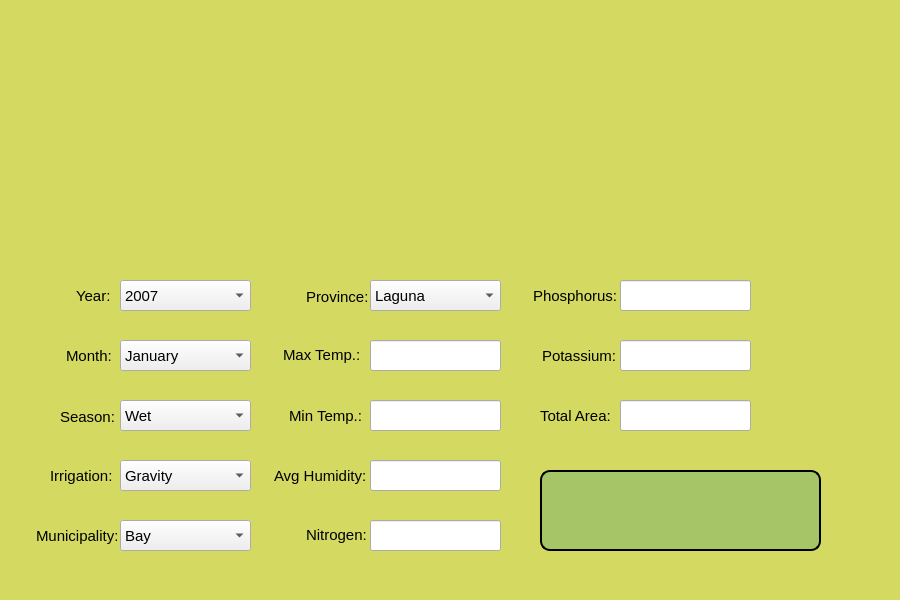
<?xml version="1.0" encoding="UTF-8"?>
<ui version="4.0">
 <class>machineWindow</class>
 <widget class="QMainWindow" name="machineWindow">
  <property name="geometry">
   <rect>
    <x>0</x>
    <y>0</y>
    <width>900</width>
    <height>600</height>
   </rect>
  </property>
  <property name="minimumSize">
   <size>
    <width>900</width>
    <height>600</height>
   </size>
  </property>
  <property name="maximumSize">
   <size>
    <width>900</width>
    <height>600</height>
   </size>
  </property>
  <property name="windowTitle">
   <string>Rice Criop Yield Prediction</string>
  </property>
  <property name="windowIcon">
   <iconset>
    <normalon>:/newPrefix/logo.png</normalon>
   </iconset>
  </property>
  <widget class="QWidget" name="centralwidget">
   <widget class="QLabel" name="label">
    <property name="geometry">
     <rect>
      <x>0</x>
      <y>0</y>
      <width>900</width>
      <height>600</height>
     </rect>
    </property>
    <property name="minimumSize">
     <size>
      <width>900</width>
      <height>600</height>
     </size>
    </property>
    <property name="maximumSize">
     <size>
      <width>900</width>
      <height>600</height>
     </size>
    </property>
    <property name="styleSheet">
     <string notr="true">background-color: rgb(211, 217, 97);
background-image: url(:/newPrefix/machine learning bg.png);</string>
    </property>
    <property name="text">
     <string/>
    </property>
   </widget>
   <widget class="QComboBox" name="comboBox_year">
    <property name="geometry">
     <rect>
      <x>120</x>
      <y>280</y>
      <width>131</width>
      <height>31</height>
     </rect>
    </property>
    <property name="font">
     <font>
      <pointsize>11</pointsize>
     </font>
    </property>
    <item>
     <property name="text">
      <string>2007</string>
     </property>
    </item>
    <item>
     <property name="text">
      <string>2008</string>
     </property>
    </item>
    <item>
     <property name="text">
      <string>2009</string>
     </property>
    </item>
    <item>
     <property name="text">
      <string>2010</string>
     </property>
    </item>
    <item>
     <property name="text">
      <string>2011</string>
     </property>
    </item>
    <item>
     <property name="text">
      <string>2012</string>
     </property>
    </item>
    <item>
     <property name="text">
      <string>2013</string>
     </property>
    </item>
    <item>
     <property name="text">
      <string>2014</string>
     </property>
    </item>
    <item>
     <property name="text">
      <string>2015</string>
     </property>
    </item>
    <item>
     <property name="text">
      <string>2016</string>
     </property>
    </item>
    <item>
     <property name="text">
      <string>2017</string>
     </property>
    </item>
    <item>
     <property name="text">
      <string>2018</string>
     </property>
    </item>
    <item>
     <property name="text">
      <string>2019</string>
     </property>
    </item>
    <item>
     <property name="text">
      <string>2020</string>
     </property>
    </item>
    <item>
     <property name="text">
      <string>2021</string>
     </property>
    </item>
   </widget>
   <widget class="QComboBox" name="comboBox_month">
    <property name="geometry">
     <rect>
      <x>120</x>
      <y>340</y>
      <width>131</width>
      <height>31</height>
     </rect>
    </property>
    <property name="font">
     <font>
      <pointsize>11</pointsize>
     </font>
    </property>
    <item>
     <property name="text">
      <string>January</string>
     </property>
    </item>
    <item>
     <property name="text">
      <string>February</string>
     </property>
    </item>
    <item>
     <property name="text">
      <string>March</string>
     </property>
    </item>
    <item>
     <property name="text">
      <string>April</string>
     </property>
    </item>
    <item>
     <property name="text">
      <string>May</string>
     </property>
    </item>
    <item>
     <property name="text">
      <string>June</string>
     </property>
    </item>
    <item>
     <property name="text">
      <string>July</string>
     </property>
    </item>
    <item>
     <property name="text">
      <string>August</string>
     </property>
    </item>
    <item>
     <property name="text">
      <string>September</string>
     </property>
    </item>
    <item>
     <property name="text">
      <string>October</string>
     </property>
    </item>
    <item>
     <property name="text">
      <string>November</string>
     </property>
    </item>
    <item>
     <property name="text">
      <string>December</string>
     </property>
    </item>
   </widget>
   <widget class="QComboBox" name="comboBox_season">
    <property name="geometry">
     <rect>
      <x>120</x>
      <y>400</y>
      <width>131</width>
      <height>31</height>
     </rect>
    </property>
    <property name="font">
     <font>
      <pointsize>11</pointsize>
     </font>
    </property>
    <item>
     <property name="text">
      <string>Wet</string>
     </property>
    </item>
    <item>
     <property name="text">
      <string>Dry</string>
     </property>
    </item>
   </widget>
   <widget class="QComboBox" name="comboBox_irrigation">
    <property name="geometry">
     <rect>
      <x>120</x>
      <y>460</y>
      <width>131</width>
      <height>31</height>
     </rect>
    </property>
    <property name="font">
     <font>
      <pointsize>11</pointsize>
     </font>
    </property>
    <item>
     <property name="text">
      <string>Gravity</string>
     </property>
    </item>
    <item>
     <property name="text">
      <string>Rainfed</string>
     </property>
    </item>
    <item>
     <property name="text">
      <string>Pump</string>
     </property>
    </item>
   </widget>
   <widget class="QComboBox" name="comboBox_municipality">
    <property name="geometry">
     <rect>
      <x>120</x>
      <y>520</y>
      <width>131</width>
      <height>31</height>
     </rect>
    </property>
    <property name="font">
     <font>
      <pointsize>11</pointsize>
     </font>
    </property>
    <item>
     <property name="text">
      <string>Bay</string>
     </property>
    </item>
    <item>
     <property name="text">
      <string>Biñan</string>
     </property>
    </item>
    <item>
     <property name="text">
      <string>Cabuyao</string>
     </property>
    </item>
    <item>
     <property name="text">
      <string>Calamba</string>
     </property>
    </item>
    <item>
     <property name="text">
      <string>Calauan</string>
     </property>
    </item>
    <item>
     <property name="text">
      <string>Sta. Rosa</string>
     </property>
    </item>
   </widget>
   <widget class="QComboBox" name="comboBox_province">
    <property name="geometry">
     <rect>
      <x>370</x>
      <y>280</y>
      <width>131</width>
      <height>31</height>
     </rect>
    </property>
    <property name="font">
     <font>
      <pointsize>11</pointsize>
     </font>
    </property>
    <item>
     <property name="text">
      <string>Laguna</string>
     </property>
    </item>
   </widget>
   <widget class="QLineEdit" name="tmaxEdit">
    <property name="geometry">
     <rect>
      <x>370</x>
      <y>340</y>
      <width>131</width>
      <height>31</height>
     </rect>
    </property>
   </widget>
   <widget class="QLineEdit" name="tminEdit">
    <property name="geometry">
     <rect>
      <x>370</x>
      <y>400</y>
      <width>131</width>
      <height>31</height>
     </rect>
    </property>
   </widget>
   <widget class="QLineEdit" name="thumEdit">
    <property name="geometry">
     <rect>
      <x>370</x>
      <y>460</y>
      <width>131</width>
      <height>31</height>
     </rect>
    </property>
   </widget>
   <widget class="QLineEdit" name="nitrogen_textEdit_2">
    <property name="geometry">
     <rect>
      <x>370</x>
      <y>520</y>
      <width>131</width>
      <height>31</height>
     </rect>
    </property>
   </widget>
   <widget class="QLineEdit" name="phos_textEdit">
    <property name="geometry">
     <rect>
      <x>620</x>
      <y>280</y>
      <width>131</width>
      <height>31</height>
     </rect>
    </property>
   </widget>
   <widget class="QLineEdit" name="pot_textEdit">
    <property name="geometry">
     <rect>
      <x>620</x>
      <y>340</y>
      <width>131</width>
      <height>31</height>
     </rect>
    </property>
   </widget>
   <widget class="QLineEdit" name="lineEdit_size">
    <property name="geometry">
     <rect>
      <x>620</x>
      <y>400</y>
      <width>131</width>
      <height>31</height>
     </rect>
    </property>
   </widget>
   <widget class="QLabel" name="label_2">
    <property name="geometry">
     <rect>
      <x>76</x>
      <y>285</y>
      <width>41</width>
      <height>21</height>
     </rect>
    </property>
    <property name="font">
     <font>
      <pointsize>11</pointsize>
     </font>
    </property>
    <property name="text">
     <string>Year:</string>
    </property>
   </widget>
   <widget class="QLabel" name="label_3">
    <property name="geometry">
     <rect>
      <x>66</x>
      <y>345</y>
      <width>51</width>
      <height>21</height>
     </rect>
    </property>
    <property name="font">
     <font>
      <pointsize>11</pointsize>
     </font>
    </property>
    <property name="text">
     <string>Month:</string>
    </property>
   </widget>
   <widget class="QLabel" name="label_4">
    <property name="geometry">
     <rect>
      <x>60</x>
      <y>406</y>
      <width>61</width>
      <height>21</height>
     </rect>
    </property>
    <property name="font">
     <font>
      <pointsize>11</pointsize>
     </font>
    </property>
    <property name="text">
     <string>Season:</string>
    </property>
   </widget>
   <widget class="QLabel" name="label_5">
    <property name="geometry">
     <rect>
      <x>50</x>
      <y>465</y>
      <width>71</width>
      <height>21</height>
     </rect>
    </property>
    <property name="font">
     <font>
      <pointsize>11</pointsize>
     </font>
    </property>
    <property name="text">
     <string>Irrigation:</string>
    </property>
   </widget>
   <widget class="QLabel" name="label_6">
    <property name="geometry">
     <rect>
      <x>36</x>
      <y>525</y>
      <width>81</width>
      <height>21</height>
     </rect>
    </property>
    <property name="font">
     <font>
      <pointsize>11</pointsize>
     </font>
    </property>
    <property name="text">
     <string>Municipality:</string>
    </property>
   </widget>
   <widget class="QLabel" name="label_7">
    <property name="geometry">
     <rect>
      <x>306</x>
      <y>286</y>
      <width>61</width>
      <height>21</height>
     </rect>
    </property>
    <property name="font">
     <font>
      <pointsize>11</pointsize>
     </font>
    </property>
    <property name="text">
     <string>Province:</string>
    </property>
   </widget>
   <widget class="QLabel" name="label_8">
    <property name="geometry">
     <rect>
      <x>283</x>
      <y>344</y>
      <width>91</width>
      <height>21</height>
     </rect>
    </property>
    <property name="font">
     <font>
      <pointsize>11</pointsize>
     </font>
    </property>
    <property name="text">
     <string>Max Temp.:</string>
    </property>
   </widget>
   <widget class="QLabel" name="label_9">
    <property name="geometry">
     <rect>
      <x>289</x>
      <y>405</y>
      <width>91</width>
      <height>21</height>
     </rect>
    </property>
    <property name="font">
     <font>
      <pointsize>11</pointsize>
     </font>
    </property>
    <property name="text">
     <string>Min Temp.:</string>
    </property>
   </widget>
   <widget class="QLabel" name="label_10">
    <property name="geometry">
     <rect>
      <x>274</x>
      <y>465</y>
      <width>101</width>
      <height>21</height>
     </rect>
    </property>
    <property name="font">
     <font>
      <pointsize>11</pointsize>
     </font>
    </property>
    <property name="text">
     <string>Avg Humidity:</string>
    </property>
   </widget>
   <widget class="QLabel" name="label_11">
    <property name="geometry">
     <rect>
      <x>306</x>
      <y>524</y>
      <width>101</width>
      <height>21</height>
     </rect>
    </property>
    <property name="font">
     <font>
      <pointsize>11</pointsize>
     </font>
    </property>
    <property name="text">
     <string>Nitrogen:</string>
    </property>
   </widget>
   <widget class="QLabel" name="label_12">
    <property name="geometry">
     <rect>
      <x>533</x>
      <y>285</y>
      <width>91</width>
      <height>21</height>
     </rect>
    </property>
    <property name="font">
     <font>
      <pointsize>11</pointsize>
     </font>
    </property>
    <property name="text">
     <string>Phosphorus:</string>
    </property>
   </widget>
   <widget class="QLabel" name="label_13">
    <property name="geometry">
     <rect>
      <x>542</x>
      <y>345</y>
      <width>91</width>
      <height>21</height>
     </rect>
    </property>
    <property name="font">
     <font>
      <pointsize>11</pointsize>
     </font>
    </property>
    <property name="text">
     <string>Potassium:</string>
    </property>
   </widget>
   <widget class="QLabel" name="label_14">
    <property name="geometry">
     <rect>
      <x>540</x>
      <y>405</y>
      <width>91</width>
      <height>21</height>
     </rect>
    </property>
    <property name="font">
     <font>
      <pointsize>11</pointsize>
     </font>
    </property>
    <property name="text">
     <string>Total Area:</string>
    </property>
   </widget>
   <widget class="QPushButton" name="send_data_button">
    <property name="geometry">
     <rect>
      <x>540</x>
      <y>470</y>
      <width>281</width>
      <height>81</height>
     </rect>
    </property>
    <property name="styleSheet">
     <string notr="true">QPushButton {
	image: url(:/newPrefix/proceed.png);
	background-color: rgb(166, 197, 103);
	border-width: 2px;
	border-style: outset;
	border-radius: 10px;
	border-color: black;
	padding: 4px;
}
QPushButton:hover {
	image: url(:/newPrefix/proceed.png);
	background-color: rgb(176, 197, 143);
}
QPushButton:pressed {
	image: url(:/newPrefix/proceed.png);
	background-color: rgb(151, 197, 76);
}


</string>
    </property>
    <property name="text">
     <string/>
    </property>
   </widget>
  </widget>
 </widget>
 <resources>
  <include location="bg.qrc"/>
 </resources>
 <connections/>
</ui>
